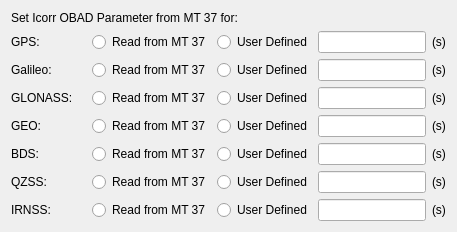
     <widget class="QWidget" name="pageIcorrOBAD">
      <layout class="QGridLayout" name="gridLayout_2">
       <item row="9" column="0">
        <spacer name="verticalSpacer">
         <property name="orientation">
          <enum>Qt::Vertical</enum>
         </property>
         <property name="sizeHint" stdset="0">
          <size>
           <width>20</width>
           <height>0</height>
          </size>
         </property>
        </spacer>
       </item>
       <item row="0" column="0">
        <widget class="QLabel" name="label">
         <property name="styleSheet">
          <string notr="true">color: rgb(0, 0, 0);</string>
         </property>
         <property name="text">
          <string>Set Icorr OBAD Parameter from MT 37 for:</string>
         </property>
        </widget>
       </item>
       <item row="8" column="0">
        <widget class="QFrame" name="frameIcorrOBADIRNSS">
         <property name="frameShape">
          <enum>QFrame::NoFrame</enum>
         </property>
         <property name="frameShadow">
          <enum>QFrame::Raised</enum>
         </property>
         <layout class="QGridLayout" name="gridLayout_18">
          <property name="leftMargin">
           <number>0</number>
          </property>
          <property name="topMargin">
           <number>0</number>
          </property>
          <property name="rightMargin">
           <number>0</number>
          </property>
          <property name="bottomMargin">
           <number>0</number>
          </property>
          <property name="verticalSpacing">
           <number>0</number>
          </property>
          <item row="0" column="0">
           <widget class="QLabel" name="labelIcorrOBADIRNSS">
            <property name="minimumSize">
             <size>
              <width>75</width>
              <height>0</height>
             </size>
            </property>
            <property name="styleSheet">
             <string notr="true">color: rgb(0, 0, 0);</string>
            </property>
            <property name="text">
             <string>IRNSS:</string>
            </property>
           </widget>
          </item>
          <item row="0" column="1">
           <widget class="QRadioButton" name="radioButtonIcorrOBADReadMT37IRNSS">
            <property name="toolTip">
             <string>&lt;b&gt;Read from MT 37&lt;/b&gt;&lt;br&gt;&lt;br&gt;IRNSS I&lt;sub&gt;corr&lt;/sub&gt; will be read from message type 37.&lt;br&gt;</string>
            </property>
            <property name="styleSheet">
             <string notr="true">color: rgb(0, 0, 0);</string>
            </property>
            <property name="text">
             <string>Read from MT 37</string>
            </property>
           </widget>
          </item>
          <item row="0" column="2">
           <widget class="QRadioButton" name="radioButtonIcorrOBADUserDefinedIRNSS">
            <property name="toolTip">
             <string>&lt;b&gt;User Defined&lt;/b&gt;&lt;br&gt;&lt;br&gt;IRNSS I&lt;sub&gt;corr&lt;/sub&gt; is set by the user (in seconds), ignoring value from message type 37.&lt;br&gt;</string>
            </property>
            <property name="styleSheet">
             <string notr="true">color: rgb(0, 0, 0);</string>
            </property>
            <property name="text">
             <string>User Defined</string>
            </property>
           </widget>
          </item>
          <item row="0" column="3">
           <widget class="QFrame" name="frameIcorrOBADUserDefinedIRNSS">
            <property name="frameShape">
             <enum>QFrame::NoFrame</enum>
            </property>
            <property name="frameShadow">
             <enum>QFrame::Raised</enum>
            </property>
            <layout class="QGridLayout" name="gridLayout_19">
             <property name="leftMargin">
              <number>0</number>
             </property>
             <property name="topMargin">
              <number>0</number>
             </property>
             <property name="rightMargin">
              <number>0</number>
             </property>
             <property name="bottomMargin">
              <number>0</number>
             </property>
             <property name="verticalSpacing">
              <number>0</number>
             </property>
             <item row="0" column="0">
              <widget class="QLineEdit" name="lineEditIcorrOBADIRNSS">
               <property name="clearButtonEnabled">
                <bool>true</bool>
               </property>
              </widget>
             </item>
             <item row="0" column="1">
              <widget class="QLabel" name="label_8">
               <property name="styleSheet">
                <string notr="true">color: rgb(0, 0, 0);</string>
               </property>
               <property name="text">
                <string>(s)</string>
               </property>
              </widget>
             </item>
            </layout>
           </widget>
          </item>
         </layout>
        </widget>
       </item>
       <item row="1" column="0">
        <widget class="QFrame" name="frameIcorrOBADGPS">
         <property name="frameShape">
          <enum>QFrame::NoFrame</enum>
         </property>
         <property name="frameShadow">
          <enum>QFrame::Raised</enum>
         </property>
         <layout class="QGridLayout" name="gridLayout_4">
          <property name="leftMargin">
           <number>0</number>
          </property>
          <property name="topMargin">
           <number>0</number>
          </property>
          <property name="rightMargin">
           <number>0</number>
          </property>
          <property name="bottomMargin">
           <number>0</number>
          </property>
          <property name="verticalSpacing">
           <number>0</number>
          </property>
          <item row="0" column="0">
           <widget class="QLabel" name="labelIcorrOBADGPS">
            <property name="minimumSize">
             <size>
              <width>75</width>
              <height>0</height>
             </size>
            </property>
            <property name="styleSheet">
             <string notr="true">color: rgb(0, 0, 0);</string>
            </property>
            <property name="text">
             <string>GPS:</string>
            </property>
           </widget>
          </item>
          <item row="0" column="1">
           <widget class="QRadioButton" name="radioButtonIcorrOBADReadMT37GPS">
            <property name="toolTip">
             <string>&lt;b&gt;Read from MT 37&lt;/b&gt;&lt;br&gt;&lt;br&gt;GPS I&lt;sub&gt;corr&lt;/sub&gt; will be read from message type 37.&lt;br&gt;</string>
            </property>
            <property name="styleSheet">
             <string notr="true">color: rgb(0, 0, 0);</string>
            </property>
            <property name="text">
             <string>Read from MT 37</string>
            </property>
           </widget>
          </item>
          <item row="0" column="2">
           <widget class="QRadioButton" name="radioButtonIcorrOBADUserDefinedGPS">
            <property name="toolTip">
             <string>&lt;b&gt;User Defined&lt;/b&gt;&lt;br&gt;&lt;br&gt;GPS I&lt;sub&gt;corr&lt;/sub&gt; is set by the user (in seconds), ignoring value from message type 37.&lt;br&gt;</string>
            </property>
            <property name="styleSheet">
             <string notr="true">color: rgb(0, 0, 0);</string>
            </property>
            <property name="text">
             <string>User Defined</string>
            </property>
           </widget>
          </item>
          <item row="0" column="3">
           <widget class="QFrame" name="frameIcorrOBADUserDefinedGPS">
            <property name="frameShape">
             <enum>QFrame::NoFrame</enum>
            </property>
            <property name="frameShadow">
             <enum>QFrame::Raised</enum>
            </property>
            <layout class="QGridLayout" name="gridLayout_8">
             <property name="leftMargin">
              <number>0</number>
             </property>
             <property name="topMargin">
              <number>0</number>
             </property>
             <property name="rightMargin">
              <number>0</number>
             </property>
             <property name="bottomMargin">
              <number>0</number>
             </property>
             <property name="verticalSpacing">
              <number>0</number>
             </property>
             <item row="0" column="0">
              <widget class="QLineEdit" name="lineEditIcorrOBADGPS">
               <property name="clearButtonEnabled">
                <bool>true</bool>
               </property>
              </widget>
             </item>
             <item row="0" column="1">
              <widget class="QLabel" name="label_2">
               <property name="styleSheet">
                <string notr="true">color: rgb(0, 0, 0);</string>
               </property>
               <property name="text">
                <string>(s)</string>
               </property>
              </widget>
             </item>
            </layout>
           </widget>
          </item>
         </layout>
        </widget>
       </item>
       <item row="3" column="0">
        <widget class="QFrame" name="frameIcorrOBADGLONASS">
         <property name="frameShape">
          <enum>QFrame::NoFrame</enum>
         </property>
         <property name="frameShadow">
          <enum>QFrame::Raised</enum>
         </property>
         <layout class="QGridLayout" name="gridLayout_10">
          <property name="leftMargin">
           <number>0</number>
          </property>
          <property name="topMargin">
           <number>0</number>
          </property>
          <property name="rightMargin">
           <number>0</number>
          </property>
          <property name="bottomMargin">
           <number>0</number>
          </property>
          <property name="verticalSpacing">
           <number>0</number>
          </property>
          <item row="0" column="0">
           <widget class="QLabel" name="labelIcorrOBADGLONASS">
            <property name="minimumSize">
             <size>
              <width>75</width>
              <height>0</height>
             </size>
            </property>
            <property name="styleSheet">
             <string notr="true">color: rgb(0, 0, 0);</string>
            </property>
            <property name="text">
             <string>GLONASS:</string>
            </property>
           </widget>
          </item>
          <item row="0" column="1">
           <widget class="QRadioButton" name="radioButtonIcorrOBADReadMT37GLONASS">
            <property name="toolTip">
             <string>&lt;b&gt;Read from MT 37&lt;/b&gt;&lt;br&gt;&lt;br&gt;GLONASS I&lt;sub&gt;corr&lt;/sub&gt; will be read from message type 37.&lt;br&gt;</string>
            </property>
            <property name="styleSheet">
             <string notr="true">color: rgb(0, 0, 0);</string>
            </property>
            <property name="text">
             <string>Read from MT 37</string>
            </property>
           </widget>
          </item>
          <item row="0" column="2">
           <widget class="QRadioButton" name="radioButtonIcorrOBADUserDefinedGLONASS">
            <property name="toolTip">
             <string>&lt;b&gt;User Defined&lt;/b&gt;&lt;br&gt;&lt;br&gt;GLONASS I&lt;sub&gt;corr&lt;/sub&gt; is set by the user (in seconds), ignoring value from message type 37.&lt;br&gt;</string>
            </property>
            <property name="styleSheet">
             <string notr="true">color: rgb(0, 0, 0);</string>
            </property>
            <property name="text">
             <string>User Defined</string>
            </property>
           </widget>
          </item>
          <item row="0" column="3">
           <widget class="QFrame" name="frameIcorrOBADUserDefinedGLONASS">
            <property name="frameShape">
             <enum>QFrame::NoFrame</enum>
            </property>
            <property name="frameShadow">
             <enum>QFrame::Raised</enum>
            </property>
            <layout class="QGridLayout" name="gridLayout_11">
             <property name="leftMargin">
              <number>0</number>
             </property>
             <property name="topMargin">
              <number>0</number>
             </property>
             <property name="rightMargin">
              <number>0</number>
             </property>
             <property name="bottomMargin">
              <number>0</number>
             </property>
             <property name="verticalSpacing">
              <number>0</number>
             </property>
             <item row="0" column="0">
              <widget class="QLineEdit" name="lineEditIcorrOBADGLONASS">
               <property name="clearButtonEnabled">
                <bool>true</bool>
               </property>
              </widget>
             </item>
             <item row="0" column="1">
              <widget class="QLabel" name="label_4">
               <property name="styleSheet">
                <string notr="true">color: rgb(0, 0, 0);</string>
               </property>
               <property name="text">
                <string>(s)</string>
               </property>
              </widget>
             </item>
            </layout>
           </widget>
          </item>
         </layout>
        </widget>
       </item>
       <item row="5" column="0">
        <widget class="QFrame" name="frameIcorrOBADBDS">
         <property name="frameShape">
          <enum>QFrame::NoFrame</enum>
         </property>
         <property name="frameShadow">
          <enum>QFrame::Raised</enum>
         </property>
         <layout class="QGridLayout" name="gridLayout_12">
          <property name="leftMargin">
           <number>0</number>
          </property>
          <property name="topMargin">
           <number>0</number>
          </property>
          <property name="rightMargin">
           <number>0</number>
          </property>
          <property name="bottomMargin">
           <number>0</number>
          </property>
          <property name="verticalSpacing">
           <number>0</number>
          </property>
          <item row="0" column="0">
           <widget class="QLabel" name="labelIcorrOBADBDS">
            <property name="minimumSize">
             <size>
              <width>75</width>
              <height>0</height>
             </size>
            </property>
            <property name="styleSheet">
             <string notr="true">color: rgb(0, 0, 0);</string>
            </property>
            <property name="text">
             <string>BDS:</string>
            </property>
           </widget>
          </item>
          <item row="0" column="1">
           <widget class="QRadioButton" name="radioButtonIcorrOBADReadMT37BDS">
            <property name="toolTip">
             <string>&lt;b&gt;Read from MT 37&lt;/b&gt;&lt;br&gt;&lt;br&gt;BeiDou I&lt;sub&gt;corr&lt;/sub&gt; will be read from message type 37.&lt;br&gt;</string>
            </property>
            <property name="styleSheet">
             <string notr="true">color: rgb(0, 0, 0);</string>
            </property>
            <property name="text">
             <string>Read from MT 37</string>
            </property>
           </widget>
          </item>
          <item row="0" column="2">
           <widget class="QRadioButton" name="radioButtonIcorrOBADUserDefinedBDS">
            <property name="toolTip">
             <string>&lt;b&gt;User Defined&lt;/b&gt;&lt;br&gt;&lt;br&gt;BeiDou I&lt;sub&gt;corr&lt;/sub&gt; is set by the user (in seconds), ignoring value from message type 37.&lt;br&gt;</string>
            </property>
            <property name="styleSheet">
             <string notr="true">color: rgb(0, 0, 0);</string>
            </property>
            <property name="text">
             <string>User Defined</string>
            </property>
           </widget>
          </item>
          <item row="0" column="3">
           <widget class="QFrame" name="frameIcorrOBADUserDefinedBDS">
            <property name="frameShape">
             <enum>QFrame::NoFrame</enum>
            </property>
            <property name="frameShadow">
             <enum>QFrame::Raised</enum>
            </property>
            <layout class="QGridLayout" name="gridLayout_13">
             <property name="leftMargin">
              <number>0</number>
             </property>
             <property name="topMargin">
              <number>0</number>
             </property>
             <property name="rightMargin">
              <number>0</number>
             </property>
             <property name="bottomMargin">
              <number>0</number>
             </property>
             <property name="verticalSpacing">
              <number>0</number>
             </property>
             <item row="0" column="0">
              <widget class="QLineEdit" name="lineEditIcorrOBADBDS">
               <property name="clearButtonEnabled">
                <bool>true</bool>
               </property>
              </widget>
             </item>
             <item row="0" column="1">
              <widget class="QLabel" name="label_5">
               <property name="styleSheet">
                <string notr="true">color: rgb(0, 0, 0);</string>
               </property>
               <property name="text">
                <string>(s)</string>
               </property>
              </widget>
             </item>
            </layout>
           </widget>
          </item>
         </layout>
        </widget>
       </item>
       <item row="7" column="0">
        <widget class="QFrame" name="frameIcorrOBADQZSS">
         <property name="frameShape">
          <enum>QFrame::NoFrame</enum>
         </property>
         <property name="frameShadow">
          <enum>QFrame::Raised</enum>
         </property>
         <layout class="QGridLayout" name="gridLayout_16">
          <property name="leftMargin">
           <number>0</number>
          </property>
          <property name="topMargin">
           <number>0</number>
          </property>
          <property name="rightMargin">
           <number>0</number>
          </property>
          <property name="bottomMargin">
           <number>0</number>
          </property>
          <property name="verticalSpacing">
           <number>0</number>
          </property>
          <item row="0" column="0">
           <widget class="QLabel" name="labelIcorrOBADQZSS">
            <property name="minimumSize">
             <size>
              <width>75</width>
              <height>0</height>
             </size>
            </property>
            <property name="styleSheet">
             <string notr="true">color: rgb(0, 0, 0);</string>
            </property>
            <property name="text">
             <string>QZSS:</string>
            </property>
           </widget>
          </item>
          <item row="0" column="1">
           <widget class="QRadioButton" name="radioButtonIcorrOBADReadMT37QZSS">
            <property name="toolTip">
             <string>&lt;b&gt;Read from MT 37&lt;/b&gt;&lt;br&gt;&lt;br&gt;QZSS I&lt;sub&gt;corr&lt;/sub&gt; will be read from message type 37.&lt;br&gt;</string>
            </property>
            <property name="styleSheet">
             <string notr="true">color: rgb(0, 0, 0);</string>
            </property>
            <property name="text">
             <string>Read from MT 37</string>
            </property>
           </widget>
          </item>
          <item row="0" column="2">
           <widget class="QRadioButton" name="radioButtonIcorrOBADUserDefinedQZSS">
            <property name="toolTip">
             <string>&lt;b&gt;User Defined&lt;/b&gt;&lt;br&gt;&lt;br&gt;QZSS I&lt;sub&gt;corr&lt;/sub&gt; is set by the user (in seconds), ignoring value from message type 37.&lt;br&gt;</string>
            </property>
            <property name="styleSheet">
             <string notr="true">color: rgb(0, 0, 0);</string>
            </property>
            <property name="text">
             <string>User Defined</string>
            </property>
           </widget>
          </item>
          <item row="0" column="3">
           <widget class="QFrame" name="frameIcorrOBADUserDefinedQZSS">
            <property name="frameShape">
             <enum>QFrame::NoFrame</enum>
            </property>
            <property name="frameShadow">
             <enum>QFrame::Raised</enum>
            </property>
            <layout class="QGridLayout" name="gridLayout_17">
             <property name="leftMargin">
              <number>0</number>
             </property>
             <property name="topMargin">
              <number>0</number>
             </property>
             <property name="rightMargin">
              <number>0</number>
             </property>
             <property name="bottomMargin">
              <number>0</number>
             </property>
             <property name="verticalSpacing">
              <number>0</number>
             </property>
             <item row="0" column="0">
              <widget class="QLineEdit" name="lineEditIcorrOBADQZSS">
               <property name="clearButtonEnabled">
                <bool>true</bool>
               </property>
              </widget>
             </item>
             <item row="0" column="1">
              <widget class="QLabel" name="label_7">
               <property name="styleSheet">
                <string notr="true">color: rgb(0, 0, 0);</string>
               </property>
               <property name="text">
                <string>(s)</string>
               </property>
              </widget>
             </item>
            </layout>
           </widget>
          </item>
         </layout>
        </widget>
       </item>
       <item row="2" column="0">
        <widget class="QFrame" name="frameIcorrOBADGalileo">
         <property name="frameShape">
          <enum>QFrame::NoFrame</enum>
         </property>
         <property name="frameShadow">
          <enum>QFrame::Raised</enum>
         </property>
         <layout class="QGridLayout" name="gridLayout_6">
          <property name="leftMargin">
           <number>0</number>
          </property>
          <property name="topMargin">
           <number>0</number>
          </property>
          <property name="rightMargin">
           <number>0</number>
          </property>
          <property name="bottomMargin">
           <number>0</number>
          </property>
          <property name="verticalSpacing">
           <number>0</number>
          </property>
          <item row="0" column="0">
           <widget class="QLabel" name="labelIcorrOBADGalileo">
            <property name="minimumSize">
             <size>
              <width>75</width>
              <height>0</height>
             </size>
            </property>
            <property name="styleSheet">
             <string notr="true">color: rgb(0, 0, 0);</string>
            </property>
            <property name="text">
             <string>Galileo:</string>
            </property>
           </widget>
          </item>
          <item row="0" column="1">
           <widget class="QRadioButton" name="radioButtonIcorrOBADReadMT37Galileo">
            <property name="toolTip">
             <string>&lt;b&gt;Read from MT 37&lt;/b&gt;&lt;br&gt;&lt;br&gt;Galileo I&lt;sub&gt;corr&lt;/sub&gt; will be read from message type 37.&lt;br&gt;</string>
            </property>
            <property name="styleSheet">
             <string notr="true">color: rgb(0, 0, 0);</string>
            </property>
            <property name="text">
             <string>Read from MT 37</string>
            </property>
           </widget>
          </item>
          <item row="0" column="2">
           <widget class="QRadioButton" name="radioButtonIcorrOBADUserDefinedGalileo">
            <property name="toolTip">
             <string>&lt;b&gt;User Defined&lt;/b&gt;&lt;br&gt;&lt;br&gt;Galileo I&lt;sub&gt;corr&lt;/sub&gt; is set by the user (in seconds), ignoring value from message type 37.&lt;br&gt;</string>
            </property>
            <property name="styleSheet">
             <string notr="true">color: rgb(0, 0, 0);</string>
            </property>
            <property name="text">
             <string>User Defined</string>
            </property>
           </widget>
          </item>
          <item row="0" column="3">
           <widget class="QFrame" name="frameIcorrOBADUserDefinedGalileo">
            <property name="frameShape">
             <enum>QFrame::NoFrame</enum>
            </property>
            <property name="frameShadow">
             <enum>QFrame::Raised</enum>
            </property>
            <layout class="QGridLayout" name="gridLayout_9">
             <property name="leftMargin">
              <number>0</number>
             </property>
             <property name="topMargin">
              <number>0</number>
             </property>
             <property name="rightMargin">
              <number>0</number>
             </property>
             <property name="bottomMargin">
              <number>0</number>
             </property>
             <property name="verticalSpacing">
              <number>0</number>
             </property>
             <item row="0" column="0">
              <widget class="QLineEdit" name="lineEditIcorrOBADGalileo">
               <property name="clearButtonEnabled">
                <bool>true</bool>
               </property>
              </widget>
             </item>
             <item row="0" column="1">
              <widget class="QLabel" name="label_3">
               <property name="styleSheet">
                <string notr="true">color: rgb(0, 0, 0);</string>
               </property>
               <property name="text">
                <string>(s)</string>
               </property>
              </widget>
             </item>
            </layout>
           </widget>
          </item>
         </layout>
        </widget>
       </item>
       <item row="4" column="0">
        <widget class="QFrame" name="frameIcorrOBADGEO">
         <property name="frameShape">
          <enum>QFrame::NoFrame</enum>
         </property>
         <property name="frameShadow">
          <enum>QFrame::Raised</enum>
         </property>
         <layout class="QGridLayout" name="gridLayout_14">
          <property name="leftMargin">
           <number>0</number>
          </property>
          <property name="topMargin">
           <number>0</number>
          </property>
          <property name="rightMargin">
           <number>0</number>
          </property>
          <property name="bottomMargin">
           <number>0</number>
          </property>
          <property name="verticalSpacing">
           <number>0</number>
          </property>
          <item row="0" column="0">
           <widget class="QLabel" name="labelIcorrOBADGEO">
            <property name="minimumSize">
             <size>
              <width>75</width>
              <height>0</height>
             </size>
            </property>
            <property name="styleSheet">
             <string notr="true">color: rgb(0, 0, 0);</string>
            </property>
            <property name="text">
             <string>GEO:</string>
            </property>
           </widget>
          </item>
          <item row="0" column="1">
           <widget class="QRadioButton" name="radioButtonIcorrOBADReadMT37GEO">
            <property name="toolTip">
             <string>&lt;b&gt;Read from MT 37&lt;/b&gt;&lt;br&gt;&lt;br&gt;GEO I&lt;sub&gt;corr&lt;/sub&gt; will be read from message type 37.&lt;br&gt;</string>
            </property>
            <property name="styleSheet">
             <string notr="true">color: rgb(0, 0, 0);</string>
            </property>
            <property name="text">
             <string>Read from MT 37</string>
            </property>
           </widget>
          </item>
          <item row="0" column="2">
           <widget class="QRadioButton" name="radioButtonIcorrOBADUserDefinedGEO">
            <property name="toolTip">
             <string>&lt;b&gt;User Defined&lt;/b&gt;&lt;br&gt;&lt;br&gt;GEO I&lt;sub&gt;corr&lt;/sub&gt; is set by the user (in seconds), ignoring value from message type 37.&lt;br&gt;</string>
            </property>
            <property name="styleSheet">
             <string notr="true">color: rgb(0, 0, 0);</string>
            </property>
            <property name="text">
             <string>User Defined</string>
            </property>
           </widget>
          </item>
          <item row="0" column="3">
           <widget class="QFrame" name="frameIcorrOBADUserDefinedGEO">
            <property name="frameShape">
             <enum>QFrame::NoFrame</enum>
            </property>
            <property name="frameShadow">
             <enum>QFrame::Raised</enum>
            </property>
            <layout class="QGridLayout" name="gridLayout_15">
             <property name="leftMargin">
              <number>0</number>
             </property>
             <property name="topMargin">
              <number>0</number>
             </property>
             <property name="rightMargin">
              <number>0</number>
             </property>
             <property name="bottomMargin">
              <number>0</number>
             </property>
             <property name="verticalSpacing">
              <number>0</number>
             </property>
             <item row="0" column="0">
              <widget class="QLineEdit" name="lineEditIcorrOBADGEO">
               <property name="clearButtonEnabled">
                <bool>true</bool>
               </property>
              </widget>
             </item>
             <item row="0" column="1">
              <widget class="QLabel" name="label_6">
               <property name="styleSheet">
                <string notr="true">color: rgb(0, 0, 0);</string>
               </property>
               <property name="text">
                <string>(s)</string>
               </property>
              </widget>
             </item>
            </layout>
           </widget>
          </item>
         </layout>
        </widget>
       </item>
      </layout>
     </widget>
